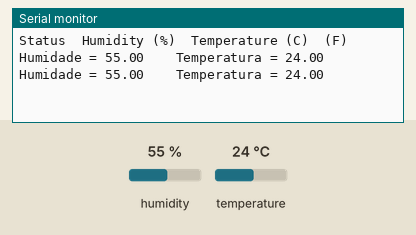
This sketch was run on a simulated ESP8266 (NodeMCU). Shown: the last lines printed to the serial monitor. Inputs (shaded band) come from the test bench; at power-on: humidity 55 %, temperature 24 °C.

Above: at 4.8 s.
4.9 s: humidity set to 22 %
At 6.5 s:
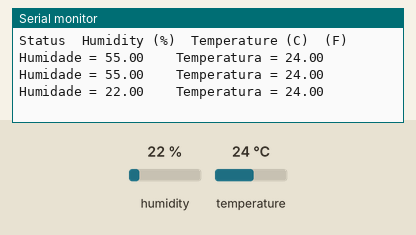
7.9 s: temperature set to 12 °C
At 9.4 s:
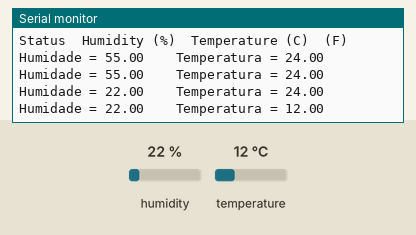
10.9 s: humidity set to 40 %
At 12.9 s:
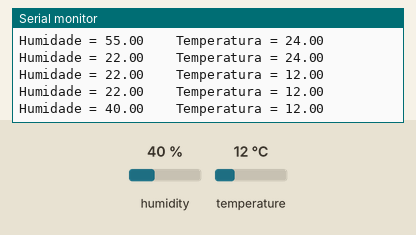
Timing chart, 0 to 14.4 s (numbered marks = the images above; inputs shaded):
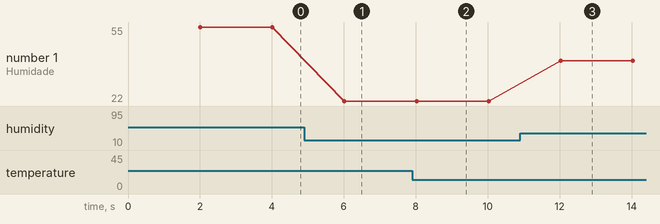

Measured:
- after the input at 4.9 s, the serial monitor: prints a new line after 1.1 s (image 1)
- after the input at 7.9 s, the serial monitor: prints a new line after 0.12 s (image 2)
- after the input at 10.9 s, the serial monitor: prints a new line after 1.1 s (image 3)
- plotted number 1: 55 → 22 after the input at 4.9 s, 22 → 40 after the input at 10.9 s

The sketch:

controle_temp.ino
```cpp
#include "DHT.h"

DHT dht;

void setup()
{
  Serial.begin(9600);
  Serial.println();
  Serial.println("Status\tHumidity (%)\tTemperature (C)\t(F)");
  dht.setup(D1);   /* D1 is used for data communication */
}

void loop()
{
  delay(2000);
  float humidity = dht.getHumidity();/* Get humidity value */
  float temperature = dht.getTemperature();/* Get temperature value */
  Serial.print("Humidade = ");
  Serial.print(humidity);
  Serial.print("\t\t");
  Serial.print("Temperatura = ");
  Serial.print(temperature);
  Serial.print("\n");
}
```
